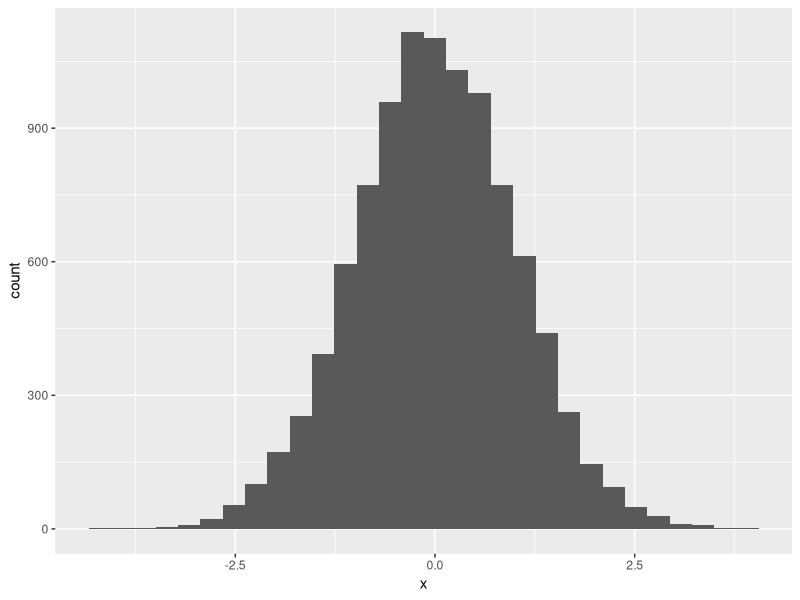
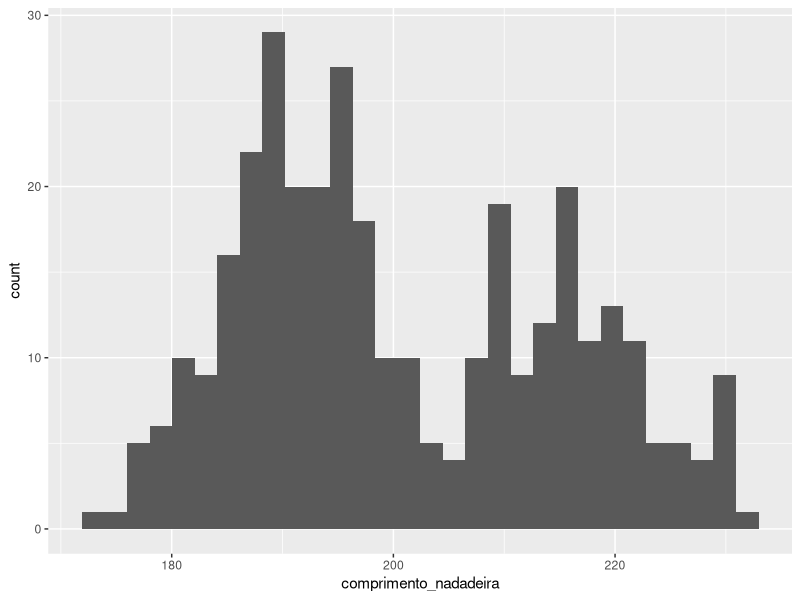
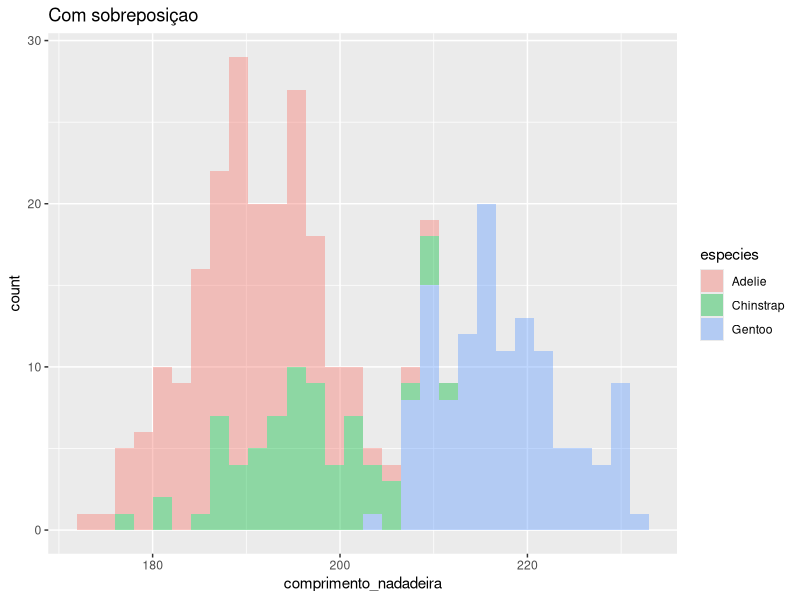
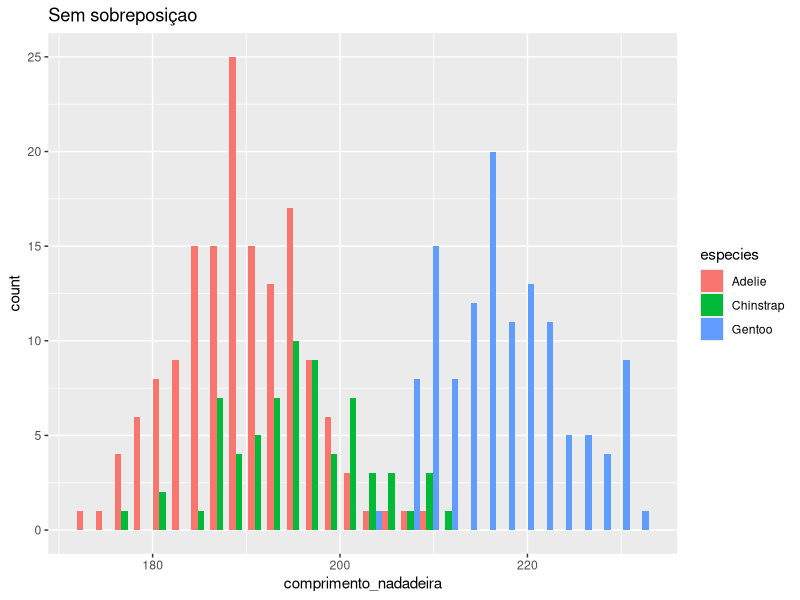
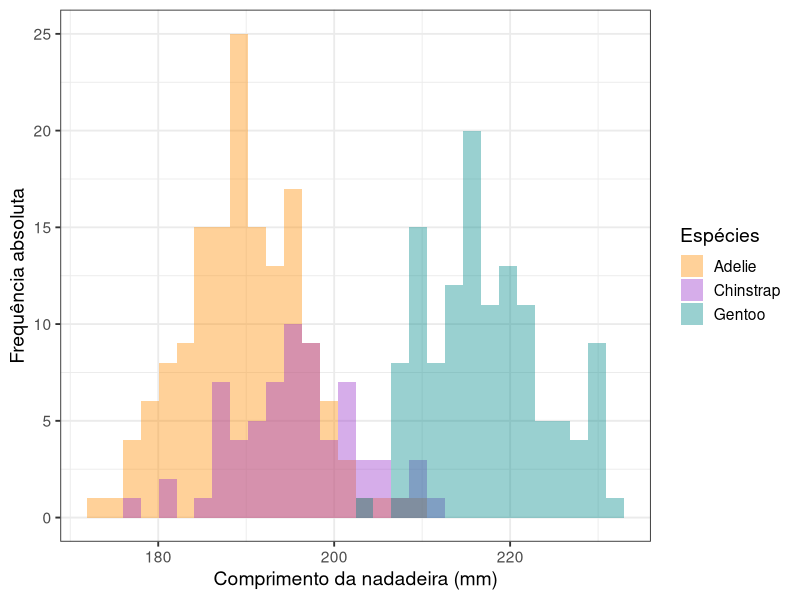
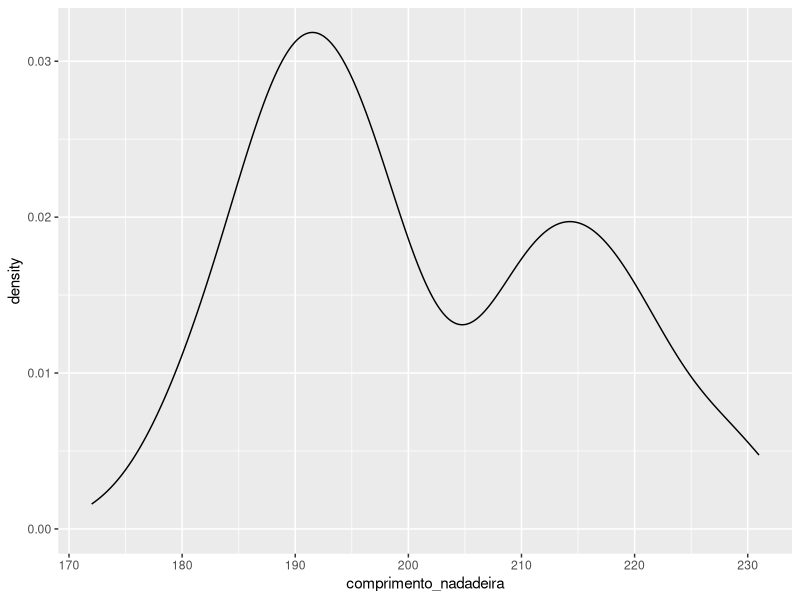
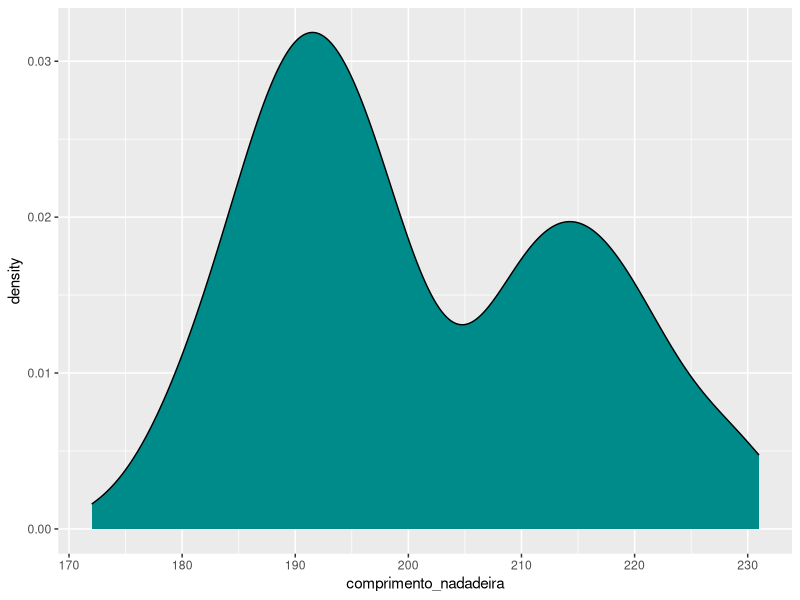
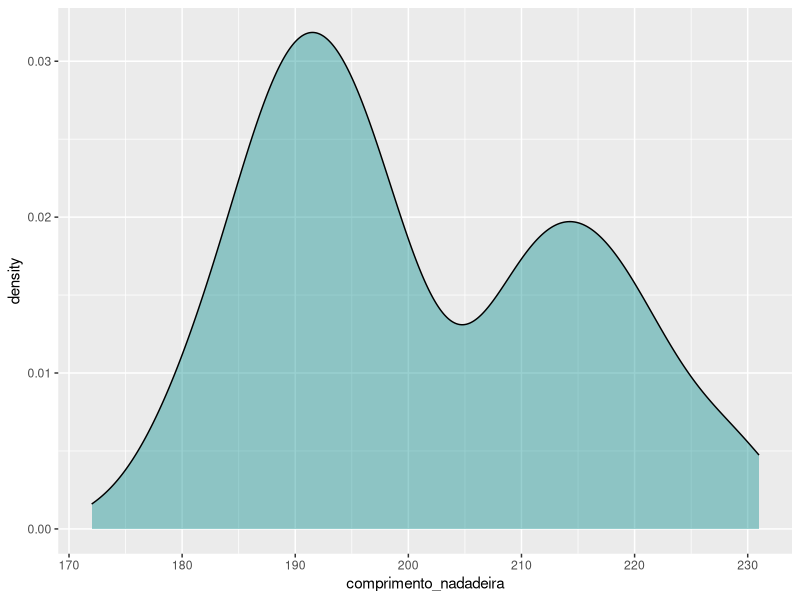

Source code (R) for these figures, in order:
# Visualização Gráfica ----

# ggplot2: pacote integrado ao tidyverse, possui uma sintaxe própria baseada na gramática de gráficos por camadas (layers), necessitando de funções específicas para objetos de classes diferentes, demandando geralmente mais tempo para a construção dos códigos. Possui funções como ggplot(), aes(), geom_*(), facet_*(), stats_*(), coord_*() e theme_*(), que são conectadas pelo operador +
 
#· ggplot2 extentions: conjunto de pacotes que adicionam diversas expansões ao pacote ggplot2. Exemplos: gganimate, GGally, patchwork e esquisse

# visdat: cria visualizações preliminares de dados exploratórios de um conjunto de dados inteiro para identificar problemas ou recursos inesperados usando pacote ggplot2. Possui diversas funções específicas: vis_dat() para visão geral dos dados, vis_miss() para visão de dados faltantes (NA) e vis_compare() para visualizar a diferença entre dados
# ggpubr: pacote que fornece funções simplificadas para criar e personalizar gráficos para publicação, baseados no ggplot2. Possui funções específicas: gghistogram(), ggdensity(), ggboxplot(), ggviolin(), ggbarplot() e ggscatter()
# lattice: pacote para visualização de dados inspirado nos gráficos treliça (do inglês Trellis, geralmente para dados com muitas variáveis que geram uma matriz retangular de gráficos). Também possui funções específicas: xyplot(), histogram(), densityplot(), barchart(), bwplot() e dotplot(). O pacote latticeExtra disponibiliza algumas possibilidades a mais para esse pacote
# · plotly: pacote para criar gráficos interativos da web por meio da biblioteca gráfica de JavaScript de código aberto plotly.js. Também possui funções específicas: plot_ly(), add_histogram(), add_bars(), add_boxplot(), add_markers(), add_paths(), add_lines() e add_polygons().


# ggplot2() ----

# Camada 1 - dados ggplot(): são as informações no formato data.frame que serão usadas nas diferentes camadas nas funções aes(), geom_*(), stat_*(), facet_*() e scale_*()
# Camada 2 - mapeamento aes(): atributos estéticos, determina que colunas do data. frame serão usadas para as representações geométricas, assim como tamanho, forma, cor, preenchimento e transparência
# Camada 3 - definição da geometria geom_*(): define o tipo de gráfico, como pontos, boxplots, violino, linhas, polígonos, entre outros
# Camada 4 - transformações estatísticas stat_*(): modificam, quando necessário, os dados que serão incluídos no gráfico, além de produzir estatísticas como regressões
# Camada 5 - sistema de coordenadas coords_*(): descreve como as coordenadas dos dados são mapeadas para o plano do gráfico
# Camada 6 - facetas facets_*(): especifica como a visualização dos elementos aes() são divididos em diferentes “janelas gráficas”
# Camada 7 - escala scale_*(): permite o controle das características visuais (cor, forma e tamanho) dos elementos declarados em aes()
# Camada 8 - temas theme*(): controla a aparência visual dos elementos do gráfico, como fontes, cores e legenda.


# Estrutura ----
'ggplot(data = <DATA>) +
  <GEOM_FUNCTION>(
    mapping = aes(<MAPPINGS>),
    stat = <STAT>,
    position = <POSITION>
  ) +
  <COORDINATE_FUNCTION> +
  <FACET_FUNCTION> +
  <SCALE_FUNCTION> +
  <THEME_FUNCTION>'
  
# Tipos de Gráficos
# 
# Histograma (histogram): distribuição de frequência de uma coluna para dados contínuos (cores diferentes podem representar espécies, populações ou grupos distintos)
# 
# Gráfico de densidade (density plot): distribuição da densidade de uma coluna para dados contínuos (assim como no histograma, cores diferentes podem ser utilizadas para representar espécies, populações ou grupos distintos)
# 
#  Gráfico de dispersão (scatter plot) e gráfico de linha: relação entre valores de duas colunas para dados contínuos (X e Y)
#  
# Diagrama de pontos (dot plot): distribuição da quantidade de valores agrupados de uma coluna para dados contínuos
# 
# Gráfico de setores (pie chart e donut chart): representação da quantidade de valores de uma coluna para dados categóricos, geralmente em proporção ou porcentagem
# 
# Gráfico de barras (bar plot): representação da quantidade de valores de uma ou mais colunas para dados categóricos
# 
# Gráfico de caixa (box plot e violin plot): distribuição de valores contínuos de uma coluna (Y) para dois ou mais fatores categóricos de outra coluna (X) no formato de caixas e também no formato de “violinos” (considerando a variação e distribuição)
# 
# Gráfico pareado (pairs plot): relação entre valores de duas colunas para dados contínuos (X e Y), para colunas par-a-par.
  
# geom_histogram() ----
## Dados
dist_normal <- data.frame(x = rnorm(10000, mean = 0, sd = 1))

## Histograma de uma variável contínua
library(ggplot2)

ggplot(data = dist_normal, aes(x = x)) +
  geom_histogram()

# Dados dos pinguins em português
pinguins <- penguins

## Edição dos nomes das colunas para português
colnames(pinguins) <- c("especies", "ilha", "comprimento_bico",
                        "profundidade_bico", "comprimento_nadadeira",
                        "massa_corporal", "sexo", "ano")

## Histograma da coluna flipper_length_mm
ggplot(data = pinguins, aes(x = comprimento_nadadeira)) +
  geom_histogram()

## Histograma com cores para diferentes categorias com sobreposição
ggplot(data = pinguins, aes(x = comprimento_nadadeira,
                            fill = especies)) +
  geom_histogram(alpha = .4) +
  labs(title = "Com sobreposiçao")

## Histograma com cores para diferentes categorias sem sobreposição
ggplot(data = pinguins, aes(x = comprimento_nadadeira,
                            fill = especies)) +
  geom_histogram(position = "dodge") +
  labs(title = "Sem sobreposiçao")

## Histograma exemplo
ggplot(data = pinguins, aes(x = comprimento_nadadeira,
                            fill = especies)) +
  geom_histogram(alpha = .4, position = "identity") +
  scale_fill_manual(values = c("darkorange", "darkorchid", "cyan4")) +
  theme_bw(base_size = 14) +
  labs(x = "Comprimento da nadadeira (mm)",
       y = "Frequência absoluta", fill = "Espécies")


# geom_density() ----
## Gráfico de densidade
ggplot(data = pinguins, aes(x = comprimento_nadadeira)) +
  geom_density()

## Argumento fill
ggplot(data = pinguins, aes(x = comprimento_nadadeira)) +
  geom_density(fill = "cyan4")

## Argumento fill, color e alpha
ggplot(data = pinguins, aes(x = comprimento_nadadeira)) +
  geom_density(fill = "cyan4", color = "black", alpha = .4)

## O argumento fill preenche cada nível da coluna "especies" (sem transparência: alpha = 1)
ggplot(data = pinguins, aes(x = comprimento_nadadeira,
                            fill = especies)) +
  geom_density() +
  scale_fill_manual(values = c("darkorange", "darkorchid", "cyan4")) +
  labs(title = "Sem transparência")

## Gráfico de densidade com cores para diferentes categorias com sobreposição
ggplot(data = pinguins, aes(x = comprimento_nadadeira,
                            fill = especies)) +
  geom_density(alpha = .4) +
  scale_fill_manual(values = c("darkorange", "darkorchid", "cyan4")) +
  labs(title = "Com transparência")

## Gráfico de densidade exemplo
ggplot(data = pinguins, aes(x = comprimento_nadadeira,
                            fill = especies)) +
  geom_density(alpha = .4) +
  scale_fill_manual(values = c("darkorange", "darkorchid", "cyan4")) +
  scale_x_continuous(breaks = seq(from = 160, to = 240, by = 10),
                     limits = c(160, 240)) +
  scale_y_continuous(breaks = seq(from = 0, to = .07, by = .01)) +
  theme_bw(base_size = 14) +
  labs(x = "Comprimento da nadadeira (mm)", y = "Densidade",
       fill = "Espécies")


# geom_dotplot() ----
## Gráfico de pontos
ggplot(data = pinguins, aes(x = comprimento_nadadeira)) +
  geom_dotplot(dotsize = .6)

## O argumento fill preenche cada nível da coluna "especies" (sem transparência: alpha = 1)
ggplot(data = pinguins, aes(x = comprimento_nadadeira,
                            fill = especies)) +
  geom_dotplot(dotsize = .9)

## Diagrama de pontos com cores para diferentes categorias com sobreposição
ggplot(data = pinguins, aes(x = comprimento_nadadeira,
                            fill = especies)) +
  geom_dotplot(dotsize = .7, color = "black", alpha = .4)

## Diagrama de pontos exemplo
ggplot(data = pinguins, aes(x = comprimento_nadadeira,
                            fill = especies)) +
  geom_dotplot(color = "black", alpha = .7, position = "dodge") +
  scale_fill_manual(values = c("darkorange", "darkorchid", "cyan4")) +
  scale_x_continuous(breaks = seq(from = 170, to = 240, by = 10),
                     limits = c(170, 240)) +
  scale_y_continuous(breaks = seq(from = 0, to = 1.4, by = .2),
                     limits = c(0, 1.4)) +
  theme_bw(base_size = 14) +
  labs(x = "Comprimento da nadadeira (mm)", y = "Frequência",
       fill = "Espécies")

# geom_bar() ----
## Número de indivíduos coletados
pinguins_count <- pinguins |> 
  dplyr::count(especies)
pinguins_count

## Gráfico de barras
ggplot(data = pinguins_count, aes(x = especies, y = n)) +
  geom_bar(stat = "identity")

## Modificando o preenchimento
ggplot(data = pinguins_count, aes(x = especies, y = n)) +
  geom_bar(stat = "identity", fill = "cyan4")

## Modificando a cor e o preenchimento
ggplot(data = pinguins_count, aes(x = especies, y = n)) +
  geom_bar(stat = "identity", color = "cyan4", fill = "white")

## Modificando a largura da barra = .75
ggplot(data = pinguins_count, aes(x = especies, y = n)) +
  geom_bar(stat = "identity", width = .75) +
  labs(title = "Largura = .75")

## Modificando a largura da barra = .25
ggplot(data = pinguins_count, aes(x = especies, y = n)) +
  geom_bar(stat = "identity", width = .25) +
  labs(title = "Largura = .25")

## Barras vertical
ggplot(data = pinguins_count, aes(x = especies, y = n)) +
  geom_bar(stat = "identity", width = .6)

## Barras horizontal
ggplot(data = pinguins_count, aes(x = especies, y = n)) +
  geom_bar(stat = "identity", width = .6) +
  coord_flip()

## Gráfico de barras com preenchimento colorido
ggplot(data = pinguins_count, aes(x = especies, y = n,
                                  fill = especies)) +
  geom_bar(stat = "identity")


## Calcular o desvio padrão por espécie
pinguins_media <- pinguins |> 
  dplyr::group_by(especies) |> 
  dplyr::summarise(media = mean(comprimento_nadadeira, na.rm = TRUE),
                   desvio = sd(comprimento_nadadeira, na.rm = TRUE))

## Gráfico de barras com desvio padrão
ggplot(data = pinguins_media, aes(x = especies, y = media,
                                  fill = especies)) +
  geom_bar(stat = "identity", alpha = .4) +
  geom_errorbar(aes(ymin = media-desvio, ymax = media+desvio),
                width = .1) +
  geom_point()

## Gráfico de barra exemplo
ggplot(data = pinguins_count, aes(x = especies, y = n,
                                  fill = especies)) +
  geom_bar(stat = "identity") +
  geom_label(aes(label = n), fill = "white") +
  scale_fill_manual(values = c("darkorange", "purple", "cyan4")) +
  theme_bw(base_size = 14) +
  labs(x = "Espécies", y = "Número de indivíduos", fill = "Espécies")

# geom_bar - (pie chart) coord_polar() ----
## Cálculo da proporção - pie
pinguins_prop <- pinguins |> 
  dplyr::count(especies) |> 
  dplyr::mutate(prop = round(n/sum(n), 4)*100) 

## Gráfico de setores
ggplot(data = pinguins_prop, aes(x = "", y = prop, fill = especies)) +
  geom_bar(stat = "identity", color = "white") +
  geom_text(aes(label = paste0(prop, "%")), color = "white",
            position = position_stack(vjust = .5), size = 6) +
  scale_fill_manual(values = c("darkorange", "purple", "cyan4")) +
  coord_polar("y", start = 0) +
  theme_void() +
  labs(fill = "Espécies")

# geom_bar - (donut chart) coord_polar() ----

## Gráfico de setores - donut
ggplot(data = pinguins_prop, aes(x = 2, y = prop,
                                 fill = especies)) +
  geom_bar(stat = "identity") +
  geom_text(aes(label = paste0(prop, "%")), color = "white",
            position = position_stack(vjust = .5), size = 4) +
  scale_fill_manual(values = c("darkorange", "purple", "cyan4")) +
  xlim(0, 2.5) +
  coord_polar(theta = "y", start = 0) +
  theme_void() +
  theme(legend.position = c(.5, .5),
        legend.title = element_text(size = 20),
        legend.text = element_text(size = 15)) +
  labs(fill = "Espécies")

## Gráfico de barras - vertical
g_bar_v <- ggplot(data = pinguins_prop, aes(x = especies, y = prop,
                                            fill = especies)) +
  geom_bar(stat = "identity") +
  geom_label(aes(label = prop), fill = "white") +
  scale_fill_manual(values = c("darkorange", "purple", "cyan4")) +
  theme_bw() +
  theme(legend.position = "none") +
  labs(title = "Gráfico de Barras (Vertical)", x = "Espécies",
       y = "Número de indivíduos", fill = "Espécies")

## Gráfico de barras - horizontal
g_bar_h <- ggplot(data = pinguins_prop, aes(x = especies, y = prop,
                                            fill = especies)) +
  geom_bar(stat = "identity") +
  geom_label(aes(label = prop), fill = "white") +
  scale_fill_manual(values = c("darkorange", "purple", "cyan4")) +
  coord_flip() +
  theme_bw() +
  theme(legend.position = "none") +
  labs(title = "Gráfico de Barras (Horizonal)", x = "Espécies",
       y = "Número de indivíduos", fill = "Espécies")

## Gráfico de setores - pie
g_pie <- ggplot(data = pinguins_prop, aes(x = "", y = prop,
                                          fill = especies)) +
  geom_bar(stat = "identity", color = "white") +
  geom_text(aes(label = paste0(prop, "%")), color = "white",
            position = position_stack(vjust = .5), size = 3) +
  scale_fill_manual(values = c("darkorange", "purple", "cyan4")) +
  coord_polar("y", start = 0) +
  theme_void() +
  labs(title = "Pie chart", fill = "Espécies")

## Gráfico de setores - donut
g_donut <- ggplot(data = pinguins_prop, aes(x = 2, y = prop,
                                            fill = especies)) +
  geom_bar(stat = "identity") +
  geom_text(aes(label = paste0(prop, "%")), color = "white",
            position = position_stack(vjust = .5), size = 2) +
  scale_fill_manual(values = c("darkorange", "purple", "cyan4")) +
  coord_polar(theta = "y", start = 0) +
  xlim(0, 2.5) +
  theme_void() +
  theme(legend.position = "none") +
  labs(title = "Donut chart", fill = "Espécies")

## Combinação dos gráfigos
gridExtra::grid.arrange(g_bar_v, g_bar_h, g_pie, g_donut, nrow = 2)


# geom_boxplot() ----
## Gráfico de caixas das coluna comprimento_nadadeira e espécies
ggplot(data = pinguins, aes(y = comprimento_nadadeira, x = especies)) +
  geom_boxplot()

## Destaque dos outliers
ggplot(data = pinguins, aes(y = comprimento_nadadeira, x = especies)) +
  geom_boxplot(outlier.color = "red") +
  labs(title = "Outliers vermelhos")

## Remoção dos outliers
ggplot(data = pinguins, aes(y = comprimento_nadadeira, x = especies)) +
  geom_boxplot(outlier.shape = NA) +
  labs(title = "Outliers removidos")

## Gráfico com caixa entalhadas - O entalhe representa um intervalo de confiança aproximado de 95% ao redor da mediana. O propósito principal desse entalhe é fornecer um guia visual aproximado para comparar se as medianas de diferentes grupos são estatisticamente diferentes.

## Se os entalhes de dois boxplots não se sobrepõem, há forte evidência de que suas medianas são diferentes.
ggplot(data = pinguins, aes(y = comprimento_nadadeira, x = especies,
                            fill = especies)) +
  geom_boxplot(notch = TRUE) +
  labs(title = "Caixas entalhadas")

## Boxplot com jitters
ggplot(data = pinguins, aes(y = comprimento_nadadeira,
                            x = especies,
                            fill = especies)) +
  geom_boxplot() +
  geom_jitter(size = .5)

# geom_violin() ----
ggplot(data = pinguins, aes(y = comprimento_nadadeira, x = especies,
                            fill = especies)) +
  geom_violin() +
  geom_jitter(size = .5)

## Combinando o gráfico de violino com o de caixas
ggplot(data = pinguins, aes(y = comprimento_nadadeira, x = especies,
                            fill = especies)) +
  geom_violin() +
  geom_boxplot(width = .1, fill = "gray")


## Gráfico de caixas exemplo
ggplot(data = pinguins, aes(x = especies, y = comprimento_nadadeira,
                            fill = especies)) +
  geom_boxplot(width = .5, show.legend = FALSE) +
  scale_fill_manual(values = c("darkorange", "purple", "cyan4")) +
  theme_bw(base_size = 14) +
  labs(title = "Boxplot sem pontos", x = "Espécies",
       y = "Comprimento da nadadeira (mm)")

## Gráfico de violino exemplo
ggplot(data = pinguins, aes(x = especies, y = comprimento_nadadeira,
                            fill = especies)) +
  geom_violin(width = .5, show.legend = FALSE) +
  geom_jitter(alpha = .4, show.legend = FALSE,
              position = position_jitter(width = .15, seed = 0)) +
  scale_fill_manual(values = c("darkorange", "purple", "cyan4")) +
  theme_bw(base_size = 14) +
  labs(title = "Gráfico de violino com jitter", x = "Espécies",
       y = "Comprimento da nadadeira (mm)")

## Gráfico de caixas e violino exemplo
ggplot(data = pinguins, aes(x = especies, y = comprimento_nadadeira,
                            fill = especies)) +
  geom_violin(width = .5, show.legend = FALSE) +
  geom_boxplot(width = .3, fill = "gray", show.legend = FALSE) +
  scale_fill_manual(values = c("darkorange", "purple", "cyan4")) +
  theme_bw(base_size = 14) +
  labs(title = "Gráfico de violino com boxplot", x = "Espécies",
       y = "Comprimento da nadadeira (mm)")

# geom_point() e shape ----

shapes_df <- data.frame(
  id = 0:25
)

# Criar o gráfico de referência
ggplot(shapes_df, aes(x = id %% 6, y = -floor(id / 6))) +
  geom_point(aes(shape = id), size = 6, fill = "red", stroke = 1.5) +
  geom_text(aes(label = id), nudge_y = -0.4, size = 4) +
  scale_shape_identity() + # Usa os valores da coluna 'id' diretamente como shapes
  theme_void() +           # Remove eixos e fundo para um visual mais limpo
  labs(title = "Guia de Shapes do ggplot2 (0-25)")

## Gráfico de dispersão das coluna comprimento_nadadeira e comprimento_bico
ggplot(data = pinguins, aes(x = comprimento_bico,
                            y = comprimento_nadadeira)) +
  geom_point()

## Cor e tamanho dos pontos
ggplot(data = pinguins, aes(x = comprimento_bico,
                            y = comprimento_nadadeira)) +
  geom_point(color = "cyan4", size = 4) +
  labs(title = "Sem transparência")

## Cor, tamanho dos pontos e transparência
ggplot(data = pinguins, aes(x = comprimento_bico,
                            y = comprimento_nadadeira)) +
geom_point(color = "cyan4", size = 4, alpha = .4) +
  labs(title = "Com transparência")

## Formato e tamanho
ggplot(data = pinguins, aes(x = comprimento_bico, 
                            y = comprimento_nadadeira)) +
  geom_point(shape = 1, size = 4)

## Formato e tamanho para espécies
ggplot(data = pinguins, aes(x = comprimento_bico,
                            y = comprimento_nadadeira, color = especies)) +
  geom_point(shape = 19, size = 4)

## Formato e tamanho e cor
ggplot(data = pinguins, aes(x = comprimento_bico,
                            y = comprimento_nadadeira, fill = especies)) +
  geom_point(shape = 21, size = 4, color = "black")

## Linha de ajuste
ggplot(data = pinguins, aes(x = comprimento_bico,
                            y = comprimento_nadadeira)) +
  geom_point(shape = 20, size = 4, color = "black") +
  geom_smooth(method = lm)


## Gráfico de dispersão exemplo
ggplot(data = pinguins, aes(x = comprimento_bico,
                            y = comprimento_nadadeira,
                            color = especies, shape = especies)) +
  geom_point(size = 4, alpha = .7) +
  geom_smooth(method = "lm", se = FALSE) +
  scale_shape_manual(values = c(19, 15, 17)) +
  scale_color_manual(values = c("darkorange", "purple", "cyan4")) +
  theme_bw(base_size = 16) +
  labs(x = "Comprimento do bico (mm)",
       y = "Comprimento da nadadeira (mm)",
       color = "Espécies", shape = "Espécies")
  

# GGally::ggpairs() ----
# A função ggpairs() do pacote GGally permite criar múltiplos gráficos pareados comparando as variáveis contínuas no seu conjunto de dados. Além de demonstrar gráficos de dispersão de cada par de variáveis, ela apresenta gráficos de densidade de cada variável individualmente.

pinguins |> 
  dplyr::select(massa_corporal, comprimento_bico,
                profundidade_bico, comprimento_nadadeira) |> 
  GGally::ggpairs(aes(color = pinguins$especies)) +
  scale_colour_manual(values = c("darkorange", "purple", "cyan4")) +
  scale_fill_manual(values = c("darkorange", "purple", "cyan4")) +
  theme_bw()

pinguins |> 
  dplyr::select(sexo, massa_corporal, comprimento_bico,
                profundidade_bico, comprimento_nadadeira) |> 
  GGally::ggpairs(aes(color = sexo)) +
  scale_colour_manual(values = c("darkorange", "purple", "cyan4")) +
  scale_fill_manual(values = c("darkorange", "purple", "cyan4")) +
  theme_bw()

# Legendas ----

## Legenda acima
ggplot(data = pinguins,
       aes(x = comprimento_bico, y = comprimento_nadadeira,
           color = especies, shape = especies)) +
  geom_point(size = 4, alpha = .7) +
  geom_smooth(method = "lm", se = FALSE) +
  scale_shape_manual(values = c(19, 15, 17)) +
  scale_color_manual(values = c("darkorange", "purple", "cyan4")) +
  theme_bw(base_size = 14) +
  theme(legend.position = "top") +
  labs(title = "Legenda acima do gráfico",
       x = "Comprimento do bico (mm)",
       y = "Profundidade do bico (mm)", color = "Espécies",
       shape = "Espécies")

## Leganda abaixo
ggplot(data = pinguins,
       aes(x = comprimento_bico, y = comprimento_nadadeira,
           color = especies, shape = especies)) +
  geom_point(size = 4, alpha = .7) +
  geom_smooth(method = "lm", se = FALSE) +
  scale_shape_manual(values = c(19, 15, 17)) +
  scale_color_manual(values = c("darkorange", "purple", "cyan4")) +
  theme_bw(base_size = 14) +
  theme(legend.position = "bottom") +
  labs(title = "Legenda abaixo do gráfico",
       x = "Comprimento do bico (mm)", y = "Profundidade do bico (mm)", color = "Espécies",
       shape = "Espécies")
## Sem legenda
ggplot(data = pinguins,
       aes(x = comprimento_bico, y = comprimento_nadadeira,
           color = especies, shape = especies)) +
  geom_point(size = 4, alpha = .7) +
  geom_smooth(method = "lm", se = FALSE) +
  scale_shape_manual(values = c(19, 15, 17)) +
  scale_color_manual(values = c("darkorange", "purple", "cyan4")) +
  theme_bw(base_size = 14) +
  theme(legend.position = "none") +
  labs(title = "Sem legenda", x = "Comprimento do bico (mm)",
       y = "Profundidade do bico (mm)", color = "Espécies",
       shape = "Espécies")

## Legenda personalizada
ggplot(data = pinguins,
       aes(x = comprimento_bico, y = comprimento_nadadeira,
           color = especies, shape = especies)) +
  geom_point(size = 4, alpha = .7) +
  geom_smooth(method = "lm", se = FALSE) +
  scale_shape_manual(values = c(19, 15, 17)) +
  scale_color_manual(values = c("darkorange", "purple", "cyan4")) +
  theme_bw(base_size = 14) +
  theme(legend.position = "right",
        legend.text = element_text(size = 14, colour = "red"),
        legend.title = element_text(face = "bold"),
        legend.box.background = element_rect(color="red", size=2),
        legend.margin = margin(6, 6, 6, 6)) +
  labs(title = "Legenda personalizada", x = "Comprimento do bico (mm)",
       y = "Profundidade do bico (mm)", color = "Espécies",
       shape = "Espécies")

## Legenda interna
ggplot(data = pinguins,
       aes(x = comprimento_bico, y = comprimento_nadadeira,
           color = especies, shape = especies)) +
  geom_point(size = 4, alpha = .7) +
  geom_smooth(method = "lm", se = FALSE) +
  scale_shape_manual(values = c(19, 15, 17)) +
  scale_color_manual(values = c("darkorange", "purple", "cyan4")) +
  theme_bw(base_size = 16) +
  theme(legend.position = c(.2, .8),
        legend.title = element_blank(),
        legend.key = element_blank(),
        legend.background = element_blank(), legend.text = element_text(size = 12, face = "bold")) +
  labs(title = "Legenda interna", x = "Comprimento do bico (mm)",
       y = "Profundidade do bico (mm)", color = "Espécies",
       shape = "Espécies")


# Eixo, fonte, gride ----
## Nome dos eixos
ggplot(data = pinguins,
       aes(x = comprimento_bico, y = comprimento_nadadeira,
           color = especies, shape = especies)) +
  geom_point(size = 4, alpha = .4) +
  ylim(170, 230) +
  xlim(30, 60) +
  labs(title = "Nome dos eixos", x = "Eixo X", y = "Eixo Y")

## Intervalo dos eixos
ggplot(data = pinguins,
       aes(x = comprimento_bico, y = comprimento_nadadeira,
           color = especies, shape = especies)) +
  geom_point(size = 4, alpha = .4) +
  scale_x_continuous(limits = c(30, 60), breaks = seq(30, 60, 2)) +
  labs(title = "Intervalo dos eixos", x = "Eixo X", y = "Eixo Y")

## Cor e fonte dos eixos
ggplot(data = pinguins,
       aes(x = comprimento_bico, y = comprimento_nadadeira,
           color = especies, shape = especies)) +
  geom_point(size = 4, alpha = .4) +
  theme(axis.title.x = element_text(face = "bold", size = 20,
                                    colour = "cyan4"),
        axis.text.x = element_text(size = 14),
        axis.title.y = element_text(face = "bold", size = 20,
                                    colour = "cyan4"),
        axis.text.y = element_text(size = 14)) +
  labs(title = "Cor e fonte dos eixos", x = "Eixo X", y = "Eixo Y")

## Intervalo e ângulos do texto dos eixos
ggplot(data = pinguins,
       aes(x = comprimento_bico, y = comprimento_nadadeira,
           color = especies, shape = especies)) +
  geom_point(size = 4, alpha = .4) +
  scale_x_continuous(limits = c(20, 60), breaks = seq(20, 60, 2)) +
  theme(axis.title.x = element_text(face = "bold", size = 20,
                                    colour = "cyan4"),
        axis.text.x = element_text(size = 14, angle = 45),
        axis.title.y = element_text(face = "bold", size = 20,
                                    colour = "cyan4"),
        axis.text.y = element_text(size = 14)) +
  labs(title = "Intervalo e ângulos do texto dos eixos",
       x = "Eixo X", y = "Eixo Y")

## Linhas de grade principais
ggplot(data = pinguins,
       aes(x = comprimento_bico, y = comprimento_nadadeira,
           color = especies, shape = especies)) +
  geom_point(size = 4, alpha = .4) +
  scale_x_continuous(limits = c(30, 60), breaks = seq(30, 60, 5)) +
  theme(axis.title.x = element_text(face = "bold", size = 16),
        axis.text.x = element_text(size = 12),
        axis.title.y = element_text(face = "bold", size = 16),
        axis.text.y = element_text(size = 12),
        panel.grid.minor = element_blank()) +
  labs(title = "Linhas de grade principais", x = "Eixo X",
       y = "Eixo Y")

## Retirar linhas de grade
ggplot(data = pinguins,
       aes(x = comprimento_bico, y = comprimento_nadadeira,
           color = especies, shape = especies)) +
  geom_point(size = 4, alpha = .4) +
  scale_x_continuous(limits = c(30, 60), breaks = seq(30, 60, 5)) +
  theme(axis.title.x = element_text(face = "bold", size = 16),
        axis.text.x = element_text(size = 12),
        axis.title.y = element_text(face = "bold", size = 16),
        axis.text.y = element_text(size = 12),
        panel.grid.minor = element_blank(),
        panel.grid.major = element_blank()) +
  labs(title = "Retirar linhas de grade", x = "Eixo X", y = "Eixo Y")

## Borda do gráfico
ggplot(data = pinguins,
       aes(x = comprimento_bico, y = comprimento_nadadeira,
           color = especies, shape = especies)) +
  geom_point(size = 4, alpha = 0.5) +
  scale_x_continuous(limits = c(30, 60), breaks = seq(30, 60, 5)) +
  theme(axis.title.x = element_text(face = "bold", size = 16),
        axis.text.x = element_text(size = 12),
        axis.title.y = element_text(face = "bold", size = 16),
        axis.text.y = element_text(size = 12),
        panel.grid.minor = element_blank(),
        panel.grid.major = element_blank(),
        panel.border = element_rect(size = 2, colour = "black", fill = NA)) +
  labs(title = "Borda do gráfico", x = "Eixo X", y = "Eixo Y")

## Borda do gráfico
ggplot(data = pinguins,
       aes(x = comprimento_bico, y = comprimento_nadadeira,
           color = especies, shape = especies)) +
  geom_point(size = 4, alpha = .4) +
  scale_x_continuous(limits = c(30, 60), breaks = seq(30, 60, 5)) +
  theme(axis.title.x = element_text(face = "bold", size = 16),
        axis.text.x = element_text(size = 12),
        axis.title.y = element_text(face = "bold", size = 16),
        axis.text.y = element_text(size = 12),
        panel.grid.minor = element_blank(),
        panel.grid.major = element_blank(),
        axis.line = element_line(size = 1)) +
  labs(title = "Borda do gráfico", x = "Eixo X", y = "Eixo Y")


# ggtheme() ----
# Existem vários temas criados dentro do universo ggtheme() que podem facilitar a escolha de um modelo com ótima qualidade para publicação.

## theme_gray
ggplot(data = pinguins,
       aes(x = comprimento_bico, y = comprimento_nadadeira,
           color = especies, shape = especies)) +
  geom_point(size = 4, alpha = .7) +
  geom_smooth(method = "lm", se = FALSE) +
  scale_shape_manual(values = c(19, 15, 17)) +
  scale_color_manual(values = c("darkorange", "purple", "cyan4")) +
  theme_gray(base_size = 16) +
  labs(title = "theme_gray()", x = "Comprimento do bico (mm)",
       y = "Profundidade do bico (mm)", color = "Espécies",
       shape = "Espécies")

## theme_bw()
ggplot(data = pinguins,
       aes(x = comprimento_bico, y = comprimento_nadadeira,
           color = especies, shape = especies)) +
  geom_point(size = 4, alpha = .7) +
  geom_smooth(method = "lm", se = FALSE) +
  scale_shape_manual(values = c(19, 15, 17)) +
  scale_color_manual(values = c("darkorange", "purple", "cyan4")) +
  theme_bw(base_size = 16) +
  labs(title = "theme_bw()", x = "Comprimento do bico (mm)",
       y = "Profundidade do bico (mm)", color = "Espécies",
       shape = "Espécies")

## theme_classic()
ggplot(data = pinguins,
       aes(x = comprimento_bico, y = comprimento_nadadeira,
           color = especies, shape = especies)) +
  geom_point(size = 4, alpha = .7) +
  geom_smooth(method = "lm", se = FALSE) +
  scale_shape_manual(values = c(19, 15, 17)) +
  scale_color_manual(values = c("darkorange", "purple", "cyan4")) +
  theme_classic(base_size = 16) +
  labs(title = "theme_classic()", x = "Comprimento do bico (mm)",
       y = "Profundidade do bico (mm)", color = "Espécies",
       shape = "Espécies")

# theme_custom() ----

## Criar uma função com os ajustes finos
tema_personalizado <- function(){
  # Defina uma fonte
  font <- "Times" # Digite names(pdfFonts()) no console do R para ver a lista de fontes disponíveis
  theme(
    # Defina elementos do gride
    panel.grid.major = element_line(colour = "#d3d3d3"),
    panel.grid.minor = element_blank(),
    axis.ticks = element_blank(), panel.border = element_rect(colour = "black", fill = NA, size = .5),
    # Defina elementos textuais
    # Título
    plot.title = element_text(
      family = font, # Fonte
      size = 20, # Tamanho da fonte
      face = 'bold', # Tipo de fonte
      hjust = 0, # Alinhamento horizontal
      vjust = 2), # Alinhamento vertical
    # Subtítulo
    plot.subtitle = element_text(
      family = font, # Fonte
      size = 14), # Tamanho da fonte
    # Rúbrica
    plot.caption = element_text(
      family = font, # Fonte
      size = 10, # Tamanho da fonte
      hjust = 1), # Alinhamento horizontal
    # Título dos eixos
    axis.title = element_text(
      family = font, # Fonte
      size = 14), # Tamanho da fonte
    # Texto dos eixos
    axis.text = element_text(
      family = font, # Fonte
      size = 14) # Tamanho da fonte
  )}
## Gráfico usando a função de tema criada
ggplot(data = pinguins,
       aes(x = comprimento_bico, y = comprimento_nadadeira,
           color = especies, shape = especies)) +
  geom_point(size = 4, alpha = .7) +
  geom_smooth(method = "lm", se = FALSE) +
  scale_shape_manual(values = c(19, 15, 17)) +
  scale_color_manual(values = c("darkorange", "purple", "cyan4")) +
  tema_personalizado() +
  labs(title = "Tema personalizado", x = "Comprimento do bico (mm)",
       y = "Profundidade do bico (mm)", color = "Espécies",
       shape = "Espécies", caption = "Fonte = palmerpinguins")

# ggplot2::ggsave() ----
## Gráfico
g1 <- ggplot(data = pinguins,
             aes(x = comprimento_bico, y = comprimento_nadadeira,
                 color = especies, shape = especies)) +
  geom_point(size = 4, alpha = .7) +
  geom_smooth(method = "lm", se = FALSE) +
  scale_shape_manual(values = c(19, 15, 17)) +
  scale_color_manual(values = c("darkorange", "purple", "cyan4")) +
  theme(legend.position = c(.1, .1),
        legend.title = element_blank(),
        legend.key = element_blank(),
        legend.background = element_blank()) +
  tema_personalizado() +
labs(x = "Comprimento do bico (mm)", y = "Profundidade do bico (mm)",
     color = "Espécies", shape = "Espécies")

## Exportar no formato PDF
ggsave(filename = "g1.pdf",
       plot = g1,
       width = 15,
       height = 15,
       dpi =300,
       units = "cm")

## Exportar no formato PNG
ggsave(filename = "g1.png",
       plot = g1,
       width = 15,
       height = 15,
       dpi =300,
       units = "cm")
